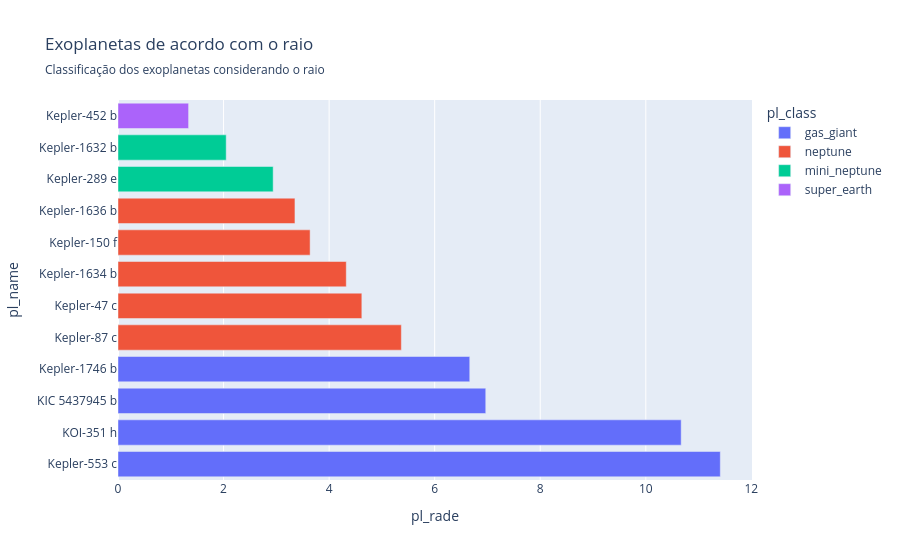

The cell this chart's notebook holds for it:
### Code cell
# função para inserir uma nova coluna chamada pl_class
def classificar_exoplanetas(pl_rade: float) -> str:
    if (pl_rade <= 0.8):
        return "mini_earth"
    if (pl_rade <= 1.25):
        return "earth-sized"
    if (pl_rade <= 1.75):
        return "super_earth"
    if (pl_rade <= 3):
        return "mini_neptune"
    if (pl_rade <= 6):
        return "neptune"
    else:
        return "gas_giant"
        
# receber valores para a nova coluna
sol_like["pl_class"] = sol_like["pl_rade"].apply(classificar_exoplanetas)

# display da tabela atualizada
display(sol_like)

# este gráfico mostra a distribuição dos planetas de acordo com seu raio
grafico = px.bar(
    sol_like.sort_values(by="pl_rade", ascending=False), 
    x="pl_rade", 
    y="pl_name", 
    color="pl_class",
    title="Exoplanetas de acordo com o raio",
    subtitle="Classificação dos exoplanetas considerando o raio"
)
grafico.show()

### Figure 1 — Plotly figure (JSON) as saved in the notebook; plotly's stock layout.template omitted (floating-point values rounded to 4 significant figures)
{"data": [{"hovertemplate": "pl_class=gas_giant<br>pl_rade=%{x}<br>pl_name=%{y}<extra></extra>", "legendgroup": "gas_giant", "marker": {"color": "#636efa", "pattern": {"shape": ""}}, "name": "gas_giant", "orientation": "h", "showlegend": true, "textposition": "auto", "type": "bar", "x": [11.41, 10.67, 6.968, 6.664], "xaxis": "x", "y": ["Kepler-553 c", "KOI-351 h", "KIC 5437945 b", "Kepler-1746 b"], "yaxis": "y"}, {"hovertemplate": "pl_class=neptune<br>pl_rade=%{x}<br>pl_name=%{y}<extra></extra>", "legendgroup": "neptune", "marker": {"color": "#EF553B", "pattern": {"shape": ""}}, "name": "neptune", "orientation": "h", "showlegend": true, "textposition": "auto", "type": "bar", "x": [5.369, 4.62, 4.325, 3.64, 3.353], "xaxis": "x", "y": ["Kepler-87 c", "Kepler-47 c", "Kepler-1634 b", "Kepler-150 f", "Kepler-1636 b"], "yaxis": "y"}, {"hovertemplate": "pl_class=mini_neptune<br>pl_rade=%{x}<br>pl_name=%{y}<extra></extra>", "legendgroup": "mini_neptune", "marker": {"color": "#00cc96", "pattern": {"shape": ""}}, "name": "mini_neptune", "orientation": "h", "showlegend": true, "textposition": "auto", "type": "bar", "x": [2.94, 2.05], "xaxis": "x", "y": ["Kepler-289 e", "Kepler-1632 b"], "yaxis": "y"}, {"hovertemplate": "pl_class=super_earth<br>pl_rade=%{x}<br>pl_name=%{y}<extra></extra>", "legendgroup": "super_earth", "marker": {"color": "#ab63fa", "pattern": {"shape": ""}}, "name": "super_earth", "orientation": "h", "showlegend": true, "textposition": "auto", "type": "bar", "x": [1.337], "xaxis": "x", "y": ["Kepler-452 b"], "yaxis": "y"}], "layout": {"barmode": "relative", "legend": {"title": {"text": "pl_class"}, "tracegroupgap": 0}, "title": {"subtitle": {"text": "Classificação dos exoplanetas considerando o raio"}, "text": "Exoplanetas de acordo com o raio"}, "xaxis": {"anchor": "y", "domain": [0, 1], "title": {"text": "pl_rade"}}, "yaxis": {"anchor": "x", "domain": [0, 1], "title": {"text": "pl_name"}}}}
